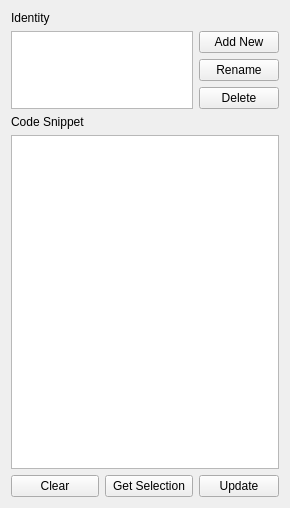
<?xml version="1.0" encoding="UTF-8"?>
<ui version="4.0">
 <class>FormSkeletons</class>
 <widget class="QWidget" name="FormSkeletons">
  <property name="geometry">
   <rect>
    <x>0</x>
    <y>0</y>
    <width>290</width>
    <height>508</height>
   </rect>
  </property>
  <property name="windowTitle">
   <string>Form</string>
  </property>
  <layout class="QGridLayout" name="gridLayout">
   <item row="0" column="0" colspan="2">
    <widget class="QLabel" name="labelIdentity">
     <property name="text">
      <string>Identity</string>
     </property>
    </widget>
   </item>
   <item row="1" column="0" rowspan="3" colspan="2">
    <widget class="QListWidget" name="listNames"/>
   </item>
   <item row="3" column="2">
    <widget class="QPushButton" name="buttonDelete">
     <property name="text">
      <string>Delete</string>
     </property>
    </widget>
   </item>
   <item row="2" column="2">
    <widget class="QPushButton" name="buttonRename">
     <property name="text">
      <string>Rename</string>
     </property>
    </widget>
   </item>
   <item row="5" column="0" colspan="3">
    <widget class="QPlainTextEdit" name="editCode">
     <property name="toolTip">
      <string>&lt;!DOCTYPE HTML PUBLIC &quot;-//W3C//DTD HTML 4.0//EN&quot; &quot;http://www.w3.org/TR/REC-html40/strict.dtd&quot;&gt;
&lt;html&gt;&lt;head&gt;&lt;meta name=&quot;qrichtext&quot; content=&quot;1&quot; /&gt;&lt;style type=&quot;text/css&quot;&gt;
p, li { white-space: pre-wrap; }
&lt;/style&gt;&lt;/head&gt;&lt;body style=&quot; font-family:'MS Shell Dlg 2'; font-size:8.25pt; font-weight:400; font-style:normal;&quot;&gt;
&lt;p style=&quot; margin-top:0px; margin-bottom:0px; margin-left:0px; margin-right:0px; -qt-block-indent:0; text-indent:0px;&quot;&gt;&lt;span style=&quot; font-size:8pt;&quot;&gt;Code Skeletons in hbIDE are implemented in unique way. &lt;/span&gt;&lt;/p&gt;
&lt;p style=&quot; margin-top:0px; margin-bottom:0px; margin-left:0px; margin-right:0px; -qt-block-indent:0; text-indent:0px;&quot;&gt;&lt;span style=&quot; font-size:8pt;&quot;&gt;It is assumed that, while writing the source, any control structure&lt;/span&gt;&lt;/p&gt;
&lt;p style=&quot; margin-top:0px; margin-bottom:0px; margin-left:0px; margin-right:0px; -qt-block-indent:0; text-indent:0px;&quot;&gt;&lt;span style=&quot; font-size:8pt;&quot;&gt;must be aligned to the column editing cursor is resting. So the&lt;/span&gt;&lt;/p&gt;
&lt;p style=&quot; margin-top:0px; margin-bottom:0px; margin-left:0px; margin-right:0px; -qt-block-indent:0; text-indent:0px;&quot;&gt;&lt;span style=&quot; font-size:8pt;&quot;&gt;&amp;quot;skeleton&amp;quot; is inserted aligned to this column spanning multiple lines.&lt;/span&gt;&lt;/p&gt;
&lt;p style=&quot; margin-top:0px; margin-bottom:0px; margin-left:0px; margin-right:0px; -qt-block-indent:0; text-indent:0px;&quot;&gt;&lt;span style=&quot; font-size:8pt;&quot;&gt;Hence it is desired that you write code snippets aligned left without&lt;/span&gt;&lt;/p&gt;
&lt;p style=&quot; margin-top:0px; margin-bottom:0px; margin-left:0px; margin-right:0px; -qt-block-indent:0; text-indent:0px;&quot;&gt;&lt;span style=&quot; font-size:8pt;&quot;&gt;any spaces for the left-most edge:&lt;/span&gt;&lt;/p&gt;
&lt;p style=&quot;-qt-paragraph-type:empty; margin-top:0px; margin-bottom:0px; margin-left:0px; margin-right:0px; -qt-block-indent:0; text-indent:0px; font-size:8pt;&quot;&gt;&lt;/p&gt;
&lt;p style=&quot; margin-top:0px; margin-bottom:0px; margin-left:0px; margin-right:0px; -qt-block-indent:0; text-indent:0px;&quot;&gt;&lt;span style=&quot; font-size:8pt;&quot;&gt;IF x == &lt;/span&gt;&lt;/p&gt;
&lt;p style=&quot; margin-top:0px; margin-bottom:0px; margin-left:0px; margin-right:0px; -qt-block-indent:0; text-indent:0px;&quot;&gt;&lt;span style=&quot; font-size:8pt;&quot;&gt;   y := 12&lt;/span&gt;&lt;/p&gt;
&lt;p style=&quot; margin-top:0px; margin-bottom:0px; margin-left:0px; margin-right:0px; -qt-block-indent:0; text-indent:0px;&quot;&gt;&lt;span style=&quot; font-size:8pt;&quot;&gt;ELSE&lt;/span&gt;&lt;/p&gt;
&lt;p style=&quot; margin-top:0px; margin-bottom:0px; margin-left:0px; margin-right:0px; -qt-block-indent:0; text-indent:0px;&quot;&gt;&lt;span style=&quot; font-size:8pt;&quot;&gt;   y := 32&lt;/span&gt;&lt;/p&gt;
&lt;p style=&quot; margin-top:0px; margin-bottom:0px; margin-left:0px; margin-right:0px; -qt-block-indent:0; text-indent:0px;&quot;&gt;&lt;span style=&quot; font-size:8pt;&quot;&gt;ENDIF&lt;/span&gt;&lt;/p&gt;
&lt;p style=&quot;-qt-paragraph-type:empty; margin-top:0px; margin-bottom:0px; margin-left:0px; margin-right:0px; -qt-block-indent:0; text-indent:0px; font-size:8pt;&quot;&gt;&lt;/p&gt;
&lt;p style=&quot; margin-top:0px; margin-bottom:0px; margin-left:0px; margin-right:0px; -qt-block-indent:0; text-indent:0px;&quot;&gt;&lt;span style=&quot; font-size:8pt;&quot;&gt;Then, suppose edit cursor is resting on column 10, &lt;/span&gt;&lt;/p&gt;
&lt;p style=&quot; margin-top:0px; margin-bottom:0px; margin-left:0px; margin-right:0px; -qt-block-indent:0; text-indent:0px;&quot;&gt;&lt;span style=&quot; font-size:8pt;&quot;&gt;all these lines will align to column 10. Inner indents will &lt;/span&gt;&lt;/p&gt;
&lt;p style=&quot; margin-top:0px; margin-bottom:0px; margin-left:0px; margin-right:0px; -qt-block-indent:0; text-indent:0px;&quot;&gt;&lt;span style=&quot; font-size:8pt;&quot;&gt;be respected.&lt;/span&gt;&lt;/p&gt;
&lt;p style=&quot;-qt-paragraph-type:empty; margin-top:0px; margin-bottom:0px; margin-left:0px; margin-right:0px; -qt-block-indent:0; text-indent:0px; font-size:8pt;&quot;&gt;&lt;/p&gt;&lt;/body&gt;&lt;/html&gt;</string>
     </property>
     <property name="lineWrapMode">
      <enum>QPlainTextEdit::NoWrap</enum>
     </property>
    </widget>
   </item>
   <item row="6" column="0">
    <widget class="QPushButton" name="buttonClear">
     <property name="text">
      <string>Clear</string>
     </property>
    </widget>
   </item>
   <item row="4" column="0" colspan="2">
    <widget class="QLabel" name="labelSnippets">
     <property name="text">
      <string>Code Snippet</string>
     </property>
    </widget>
   </item>
   <item row="6" column="1">
    <widget class="QPushButton" name="buttonGetSel">
     <property name="text">
      <string>Get Selection</string>
     </property>
    </widget>
   </item>
   <item row="1" column="2">
    <widget class="QPushButton" name="buttonNew">
     <property name="text">
      <string>Add New</string>
     </property>
    </widget>
   </item>
   <item row="6" column="2">
    <widget class="QPushButton" name="buttonUpdate">
     <property name="text">
      <string>Update</string>
     </property>
    </widget>
   </item>
  </layout>
 </widget>
 <resources/>
 <connections/>
</ui>
